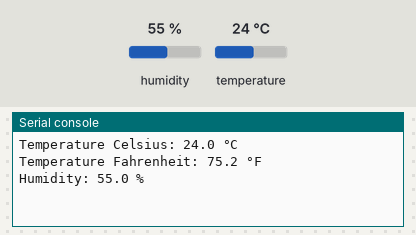
A program run on a simulated Raspberry Pi Pico running MicroPython. Shown: the last lines printed to the serial console. The test bench sets the inputs (shaded band); at power-on: humidity 55 %, temperature 24 °C.

Above: at 1.2 s.
1.3 s: humidity set to 22 %
At 4.1 s:
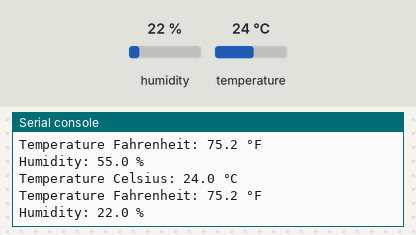
5.2 s: temperature set to 12 °C
At 7.3 s:
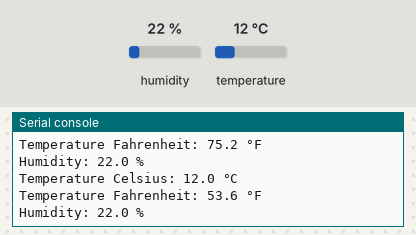
9.1 s: humidity set to 40 %
At 13.6 s:
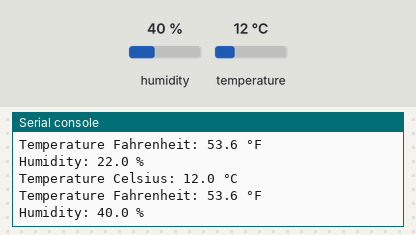
Timing chart, 0 to 15.1 s (numbered marks = the images above; inputs shaded):
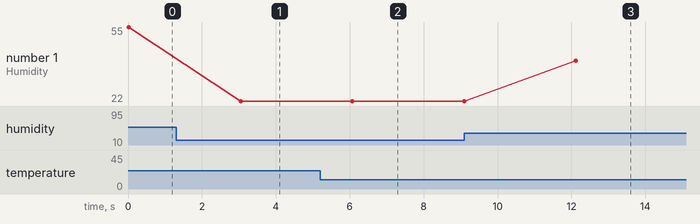

The program:

main_dht22.py
```python
# Author: Andrei Pârv
# Source: https://github.com/andreip024/raspbery-pi-pico-micropython

from machine import Pin
import utime as time
import dht


# Convert a temperature from Celsius to Fahrenheit
def celsius_to_fahrenheit(celsius):
    return (celsius * 9/5) + 32

# Setup wiring pins
data_pin = 4

# Initialize DHT22 sensor
sensor_dht22 = dht.DHT22(machine.Pin(data_pin))

while True:
    sensor_dht22.measure()

    temperature_celsius_value = sensor_dht22.temperature()
    temperature_fahrenheit_value = celsius_to_fahrenheit(temperature_celsius_value)
    humidity_value = sensor_dht22.humidity()

    print("Temperature Celsius:", temperature_celsius_value, "°C")
    print("Temperature Fahrenheit:", temperature_fahrenheit_value, "°F")
    print("Humidity:", humidity_value, "%")

    time.sleep(3)
```

Measured:
- after the input at 1.3 s, the serial console: prints a new line after 1.7 s (image 1)
- after the input at 5.2 s, the serial console: prints a new line after 0.87 s (image 2)
- after the input at 9.1 s, the serial console: prints a new line after 3.0 s (image 3)
- plotted number 1: 55 → 22 after the input at 1.3 s, 22 → 40 after the input at 9.1 s
